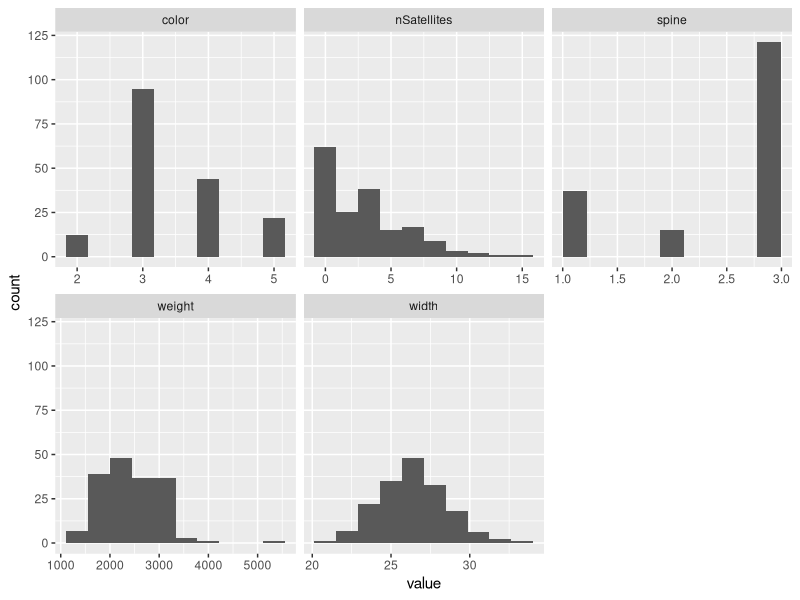
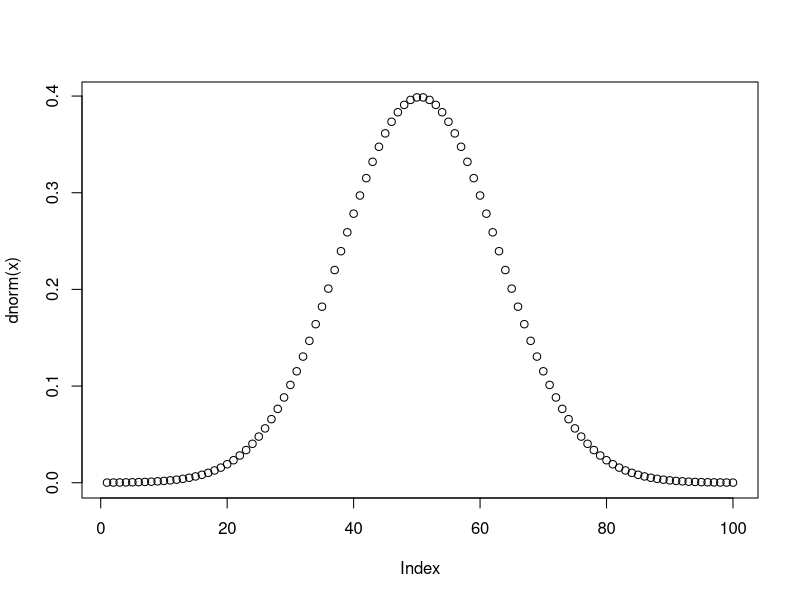

Generate these figures, in order, with R:
## ---- chunk 1
knitr::opts_chunk$set(echo = TRUE)
## ---- chunk 2
crab <- read.table("crab.txt",header=TRUE)
head(crab)
## ---- chunk 3

mean_list <- lapply(crab, mean)
variance_list <- lapply(crab,var)
range_list <- lapply(crab,range)
list_all <- list(mean_list,variance_list,range_list)
result <- setNames(do.call(rbind.data.frame, list_all), c("color", "spine","width","nSatellites","weight"))
result$Category <- c("Means","Variances","Range_lower","Range_upper")
result
## ---- chunk 4
library(tidyr)
library(ggplot2)

crab %>% gather() %>% head()
ggplot(gather(crab), aes(value)) + 
    geom_histogram(bins = 10) + 
    facet_wrap(~key, scales = 'free_x')

## ---- chunk 5
x <- seq(-4, 4, length=100)
plot(dnorm(x))
## ---- chunk 6
#Which variable? 
#Did for all variables 
mle_list <- lapply(crab, mean)
print(mle_list)

n <- nrow(crab)

mle_color <- 3.439306 # xbar
mle_spine <- 2.485549 # xbar
mle_width <- 26.29884 # xbar
mle_nSatellites <- 2.919075 # xbar
mle_weight <- 2437.191 # xbar

sigma_color <- sqrt(var(crab$color)) # sigma 
sigma_spine <- sqrt(var(crab$spine)) # sigma
sigma_width <- sqrt(var(crab$width)) # sigma
sigma_nSatellites <- sqrt(var(crab$nSatellites)) # sigma
sigma_weight <- sqrt(var(crab$weight)) # sigma

# Confidence Intervals 
color_CI <- c(mle_color - (1.96*(sigma_color/sqrt(n))),mle_color + (1.96*(sigma_color/sqrt(n))))
spine_CI <- c(mle_spine - (1.96*(sigma_spine/sqrt(n))),mle_spine + (1.96*(sigma_spine/sqrt(n))))
width_CI <- c(mle_width - (1.96*(sigma_width/sqrt(n))),mle_width + (1.96*(sigma_width/sqrt(n))))
nSatellites_CI <- c(mle_nSatellites - (1.96*(sigma_nSatellites/sqrt(n))),mle_nSatellites + (1.96*(sigma_nSatellites/sqrt(n))))
weight_CI <- c(mle_weight - (1.96*(sigma_weight/sqrt(n))),mle_weight + (1.96*(sigma_weight/sqrt(n))))
  
## ---- chunk 7
n <- length(crab$width)
n
## ---- chunk 8
sigma_sq <- var(crab$width)
## ---- chunk 9
ybar <- mean(crab$width)
ybar
## ---- chunk 10
mustar <- ((1-.99425)*20) + (.99425*26.29884)
mustar
## ---- chunk 11
sigma_squared_star <- (.99425 * 1.2)/173
sigma_squared_star
## ---- chunk 12
abs(qnorm(.05,lower.tail=TRUE))
## ---- chunk 13
#Credibility Interval Calculated
lower_bound <- 26.26262 - (1.644854*(sqrt(0.006896532)))
upper_bound <- 26.26262 + (1.644854*(sqrt(0.006896532)))
lower_bound
upper_bound
